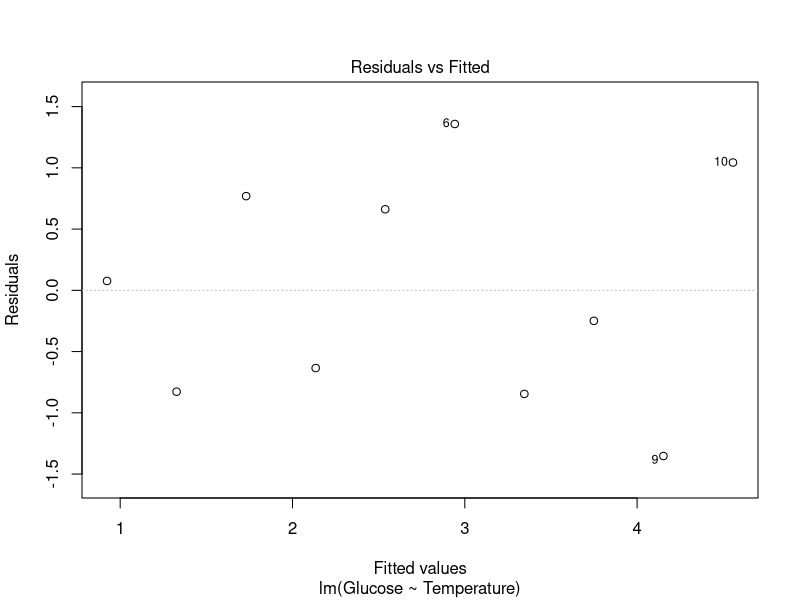
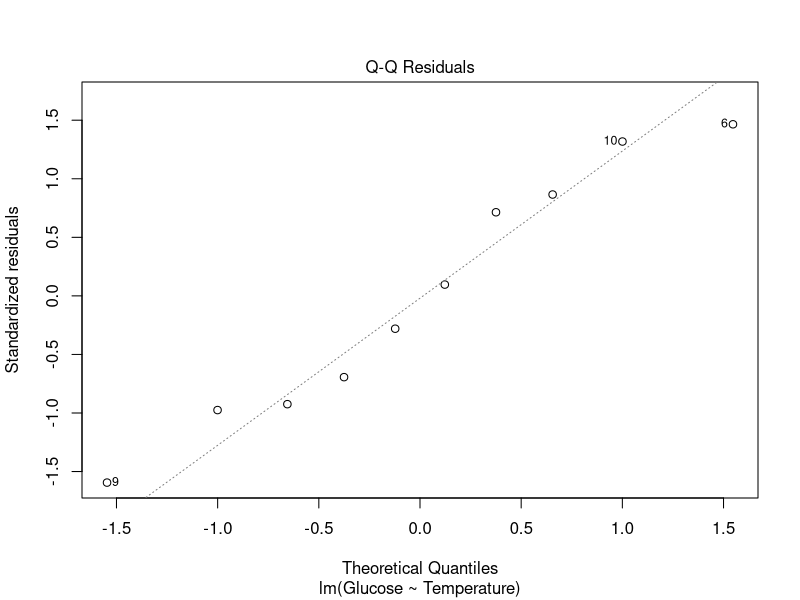
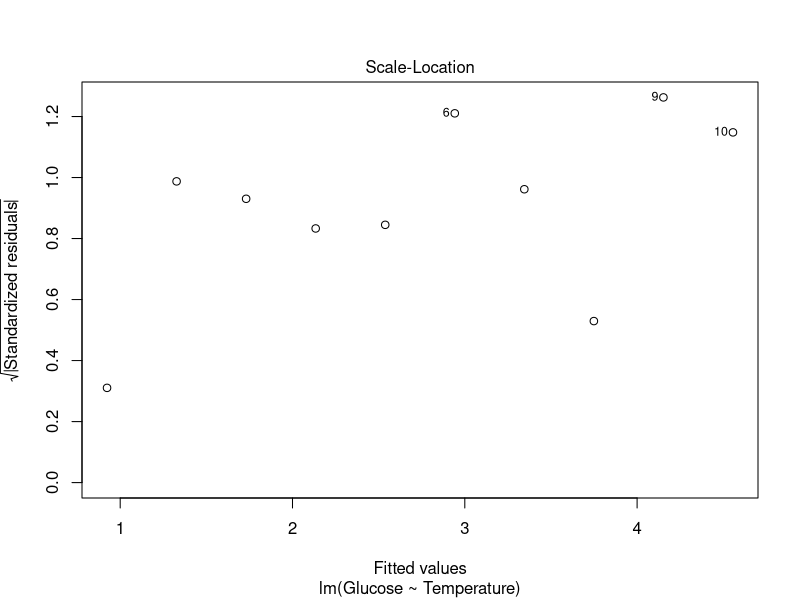
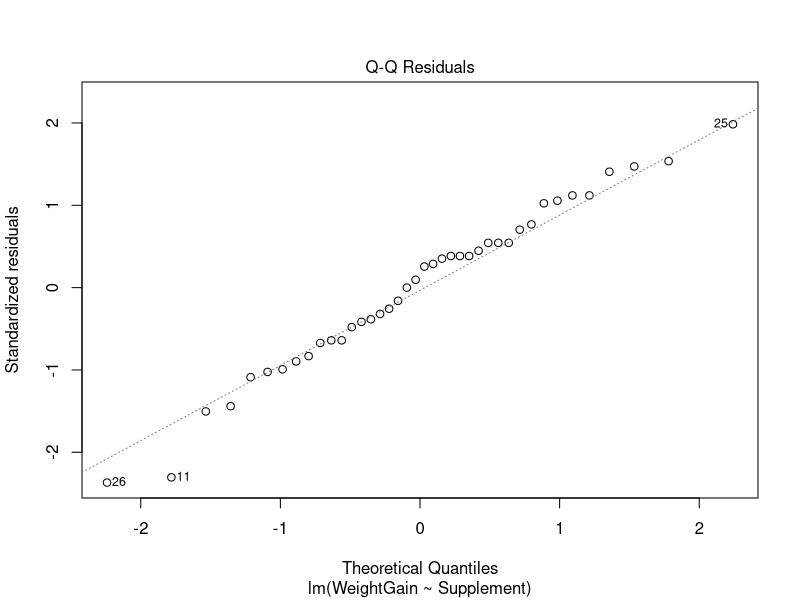
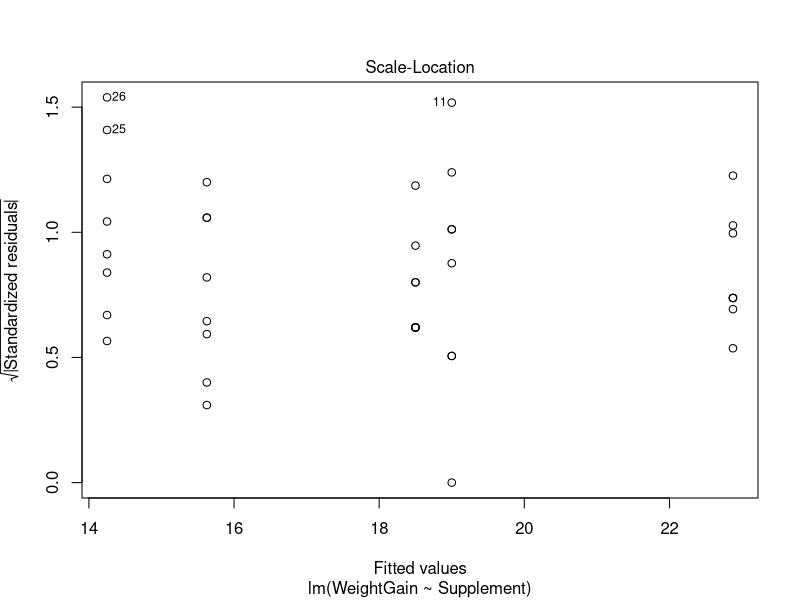

These figures' R source, in order:
## ---- chunk 1
vicia_germ <- readr::read_csv(file = "./data_csv/GLUCOSE.CSV")
## ---- chunk 2
vicia_model <- lm(Glucose ~ Temperature, data = vicia_germ)
## ---- chunk 3
plot(vicia_model, which = 1, add.smooth = FALSE)
## ---- chunk 4
plot(vicia_model, which = 2)
## ---- chunk 5
plot(vicia_model, add.smooth = FALSE, which = 3)
## ---- chunk 6
corn_crake <- readr::read_csv(file = "./data_csv/CORN_CRAKE.CSV")
## ---- chunk 7
corncrake_model <- lm(WeightGain ~ Supplement, data = corn_crake)
## ---- chunk 8
plot(corncrake_model, which = 2)
## ---- chunk 9
plot(corncrake_model, which = 3, add.smooth = FALSE)
## ---- chunk 10
bartlett.test(WeightGain ~ Supplement, data = corn_crake)
